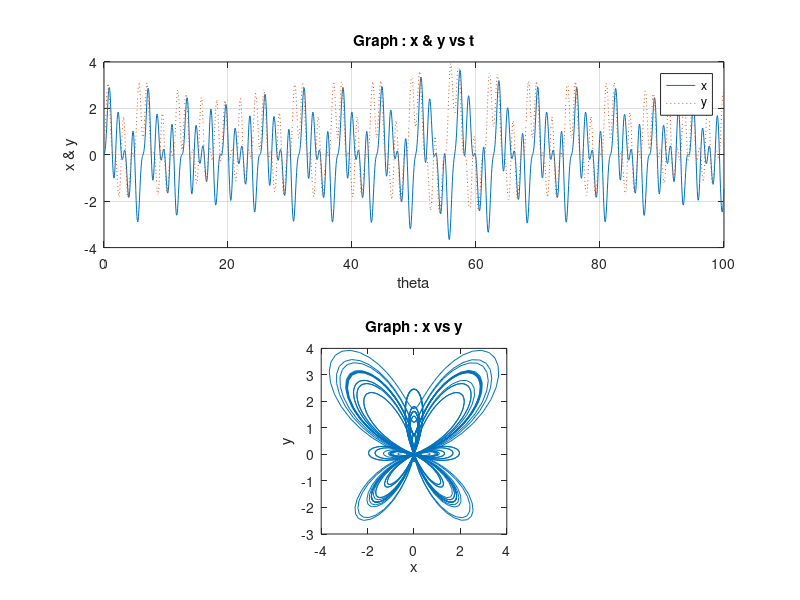

Source code (MATLAB):
                            %Bilgehan Gecici 150117072

%Code starts here.
clear; clc; close all

% theta values which is time range for sine and cosine values.
theta = (0:1/16:100);

%Butterfly curve equations for x and y values.
x = sin(theta).*(exp(cos(theta))-2*cos(4*theta)-sin(theta/12).^5);
y = cos(theta).*(exp(cos(theta))-2*cos(4*theta)-sin(theta/12).^5);

%Plot Section 1 --> 2 graphs with subplot notation.
subplot(2,1,1); % First subgraph.
grid on
plot(theta , x , theta , y , ':') % Graph for x&y.

%Title for first graph.
title("Graph : x & y vs t")

%Label x and y values.
xlabel('theta') 
ylabel('x & y')

legend('x', 'y') % Legend for first graph.
grid on

%Second section with subplot (square graph).
subplot(2 , 1 , 2)
plot(x , y)

%Title for second graph.
title("Graph : x vs y")

%Label x and y values.
xlabel('x')
ylabel('y')

axis square %Square graph.
